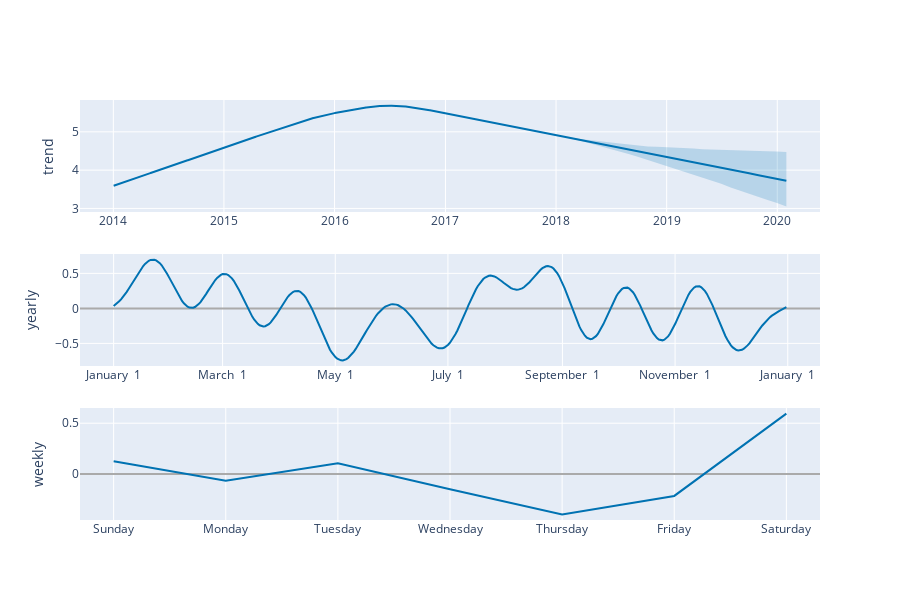

Source (notebook cell):
### Markdown cell above
### d.Visualizing the trend

### Code cell
plot_components_plotly(m,forecast)

### Figure 1 — Plotly figure (JSON) as saved in the notebook; plotly's stock layout.template omitted (floating-point values rounded to 4 significant figures; data arrays with more than 128 entries replaced by an {"elided": "..."} marker saying what was removed)
{"data": [{"line": {"color": "#0072B2", "width": 2}, "mode": "lines", "name": "trend", "type": "scatter", "x": {"elided": "1500 str values"}, "xaxis": "x", "y": {"elided": "1500 float values"}, "yaxis": "y"}, {"line": {"color": "rgba(0, 114, 178, 0.2)", "width": 0}, "mode": "lines", "name": "trend_upper", "type": "scatter", "x": {"elided": "1500 str values"}, "xaxis": "x", "y": {"elided": "1500 float values"}, "yaxis": "y"}, {"fill": "tonexty", "fillcolor": "rgba(0, 114, 178, 0.2)", "line": {"color": "rgba(0, 114, 178, 0.2)", "width": 0}, "mode": "lines", "name": "trend_lower", "type": "scatter", "x": {"elided": "1500 str values"}, "xaxis": "x", "y": {"elided": "1500 float values"}, "yaxis": "y"}, {"line": {"color": "#0072B2", "width": 2}, "mode": "lines", "name": "yearly", "type": "scatter", "x": {"elided": "365 str values"}, "xaxis": "x2", "y": {"elided": "365 float values"}, "yaxis": "y2"}, {"line": {"color": "#0072B2", "width": 2}, "mode": "lines", "name": "weekly", "type": "scatter", "x": ["2017-01-01T00:00:00", "2017-01-02T00:00:00", "2017-01-03T00:00:00", "2017-01-04T00:00:00", "2017-01-05T00:00:00", "2017-01-06T00:00:00", "2017-01-07T00:00:00"], "xaxis": "x3", "y": [0.1268, -0.06633, 0.1055, -0.1496, -0.3962, -0.2147, 0.5946], "yaxis": "y3"}], "layout": {"height": 600, "showlegend": false, "width": 900, "xaxis": {"anchor": "y", "domain": [0, 1], "range": ["2013-09-13T00:00:00", "2020-05-21T00:00:00"], "type": "date"}, "xaxis2": {"anchor": "y2", "domain": [0, 1], "range": ["2016-12-13T18:54:02.958904115", "2018-01-18T11:04:57.863013581"], "tickformat": "%B %e", "type": "date"}, "xaxis3": {"anchor": "y3", "domain": [0, 1], "range": ["2016-12-31T16:48:00", "2017-01-07T07:12:00"], "tickformat": "%A", "type": "date"}, "yaxis": {"anchor": "x", "domain": [0.7333, 1], "rangemode": "normal", "title": {"text": "trend"}, "zerolinecolor": "#AAA"}, "yaxis2": {"anchor": "x2", "domain": [0.3667, 0.6333], "title": {"text": "yearly"}, "zerolinecolor": "#AAA"}, "yaxis3": {"anchor": "x3", "domain": [0, 0.2667], "title": {"text": "weekly"}, "zerolinecolor": "#AAA"}}}
